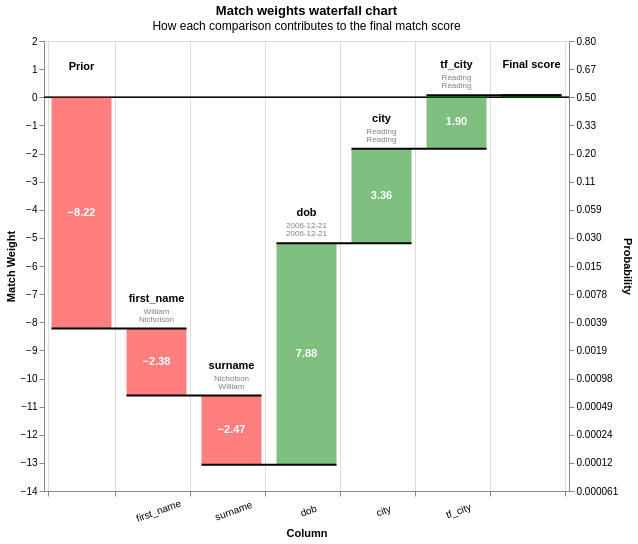

The notebook cell this image was saved under:
### Markdown cell above
## Visualise some of the low- and high-scoring edges
Here we can use a waterfall chart to visualise a single predicted link, showing how the two records have been scored.

We'll take a look at some low and high scoring predictions, using DuckDB to select some examples from both low and high match_probability. This task can help identify if we need to increase the threshold in our `predict()` step, or look back at our blocking rules or comaprisons to refine the model and better predict matches.

### Code cell
sample_of_low_scoring_predictions = linker.misc.query_sql(
    f"""
SELECT *
FROM {df_predict.physical_name}
ORDER BY match_probability ASC
LIMIT 10
""",
    output_type="splink_df",
).as_record_dict()

linker.visualisations.waterfall_chart(sample_of_low_scoring_predictions)
